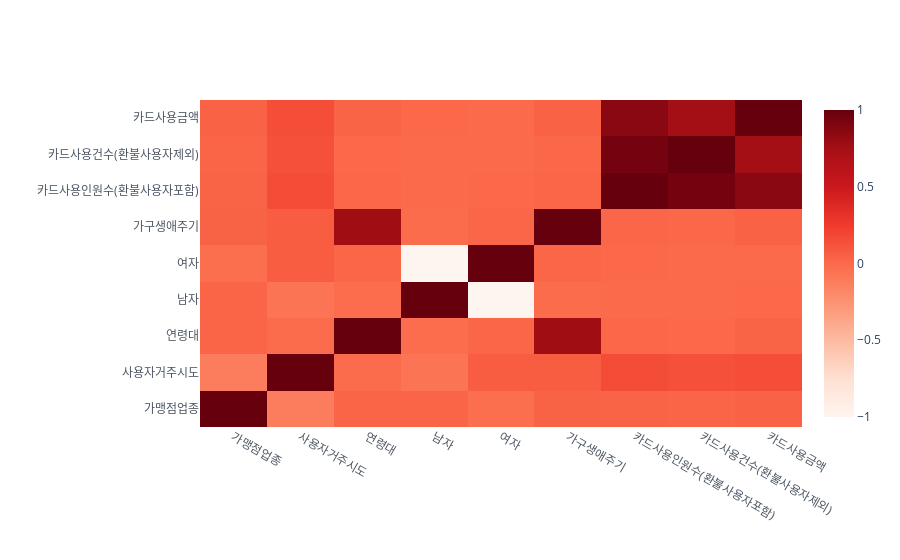

The notebook cell saved with this chart:
### Code cell
# 인과관계가 존재할 수 밖에 없는 연령대-가구생애주기 와 카드사용에 관한 변수들 사이를 제외하고는 상관관계 없음!
# 독립적인 변수들간의 숨어있는 다중공산성 없는듯!
corr_df.corr().iplot(kind='heatmap', theme='white', colorscale='Reds')

### Figure 1 — Plotly figure (JSON) as saved in the notebook; plotly's stock layout.template omitted (floating-point values rounded to 4 significant figures)
{"data": [{"colorscale": [[0, "rgb(255,245,240)"], [0.125, "rgb(254,224,210)"], [0.25, "rgb(252,187,161)"], [0.375, "rgb(252,146,114)"], [0.5, "rgb(251,106,74)"], [0.625, "rgb(239,59,44)"], [0.75, "rgb(203,24,29)"], [0.875, "rgb(165,15,21)"], [1, "rgb(103,0,13)"]], "type": "heatmap", "x": ["가맹점업종", "사용자거주시도", "연령대", "남자", "여자", "가구생애주기", "카드사용인원수(환불사용자포함)", "카드사용건수(환불사용자제외)", "카드사용금액"], "y": ["가맹점업종", "사용자거주시도", "연령대", "남자", "여자", "가구생애주기", "카드사용인원수(환불사용자포함)", "카드사용건수(환불사용자제외)", "카드사용금액"], "z": [[1, -0.1173, 0.02831, 0.02664, -0.02664, 0.03804, 0.0353, 0.02414, 0.0424], [-0.1173, 1, -0.01219, -0.06843, 0.06843, 0.06809, 0.1604, 0.1363, 0.1537], [0.02831, -0.01219, 1, -0.01617, 0.01617, 0.7704, 0.0118, 0.004908, 0.03123], [0.02664, -0.06843, -0.01617, 1, -1, -0.01526, -0.003372, 0.0009063, 0.005166], [-0.02664, 0.06843, 0.01617, -1, 1, 0.01526, 0.003372, -0.0009063, -0.005166], [0.03804, 0.06809, 0.7704, -0.01526, 0.01526, 1, 0.01873, 0.01073, 0.04345], [0.0353, 0.1604, 0.0118, -0.003372, 0.003372, 0.01873, 1, 0.9419, 0.8623], [0.02414, 0.1363, 0.004908, 0.0009063, -0.0009063, 0.01073, 0.9419, 1, 0.7525], [0.0424, 0.1537, 0.03123, 0.005166, -0.005166, 0.04345, 0.8623, 0.7525, 1]], "zmax": 1, "zmin": -1}], "layout": {"legend": {"bgcolor": "#FFFFFF", "font": {"color": "#4D5663"}}, "paper_bgcolor": "#FFFFFF", "plot_bgcolor": "#FFFFFF", "title": {"font": {"color": "#4D5663"}}, "xaxis": {"gridcolor": "#E1E5ED", "showgrid": true, "tickfont": {"color": "#4D5663"}, "title": {"font": {"color": "#4D5663"}, "text": ""}, "zerolinecolor": "#E1E5ED"}, "yaxis": {"gridcolor": "#E1E5ED", "showgrid": true, "tickfont": {"color": "#4D5663"}, "title": {"font": {"color": "#4D5663"}, "text": ""}, "zerolinecolor": "#E1E5ED"}}}
